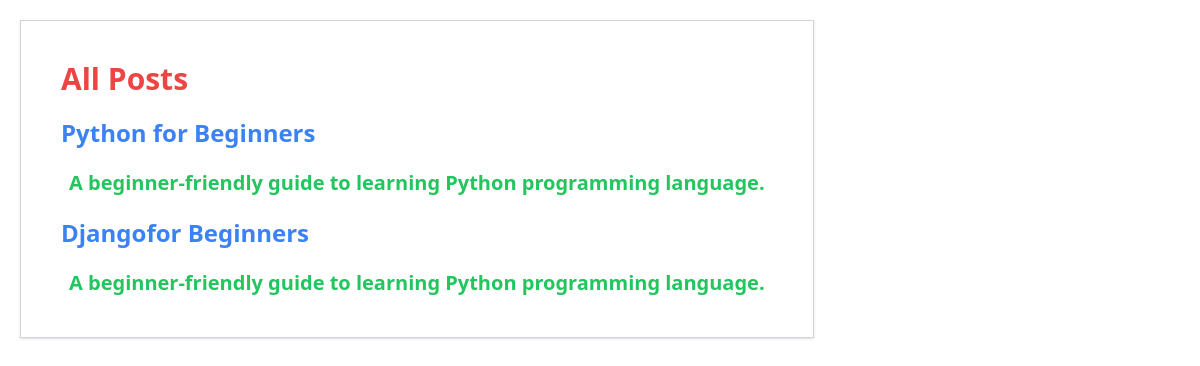
Screenshot of /blog/ with the database file from the repository.
### Blog/models.py (models this page shows, shortened)
class Post(models.Model):
    title = models.CharField(max_length=100)
    content = models.TextField()
    pub_date = models.DateTimeField(auto_now_add=True)

### Blog/views.py (the view)
# urls.py: path('', post_list, name='post_list'),
def post_list(request):
    posts = Post.objects.all()
    """
    posts=[
     {'title': 'Python for Beginners',
      'content': 'A beginner-friendly guide to learning Python programming language.',
       'pub_date': '2021-01-01'},
       {'title': 'Python Cookbook',
        'content': 'A collection of Python recipes for solving common problems.',
        'pub_date': '2022-02-15'},
        {'title': 'Python Data Science Handbook',
         'content': 'A comprehensive guide to data science with Python.',
         'pub_date': '2020-03-28'}

       ]"""
    return render(request, 'post_list.html', {'posts': posts})

### Blog/templates/post_list.html (shortened to what this page needs)
<!DOCTYPE html>
<html lang="en">
<head>
    <script src="https://cdn.tailwindcss.com"></script>
</head>
<body>
    <div class="space-y-5 m-5 py-10 px-10 transition duration-150 hover:rotate-90 hover:translate-x-96 ease-in-out border border-gray-300 w-max shadow hover:bg-red-200/20 hover:border-red-700 hover:border-2">
        <h1 class="text-red-500 text-3xl font-bold">All Posts</h1>
        {% for post in posts %}
        <h2 class="text-blue-500 font-bold text-2xl ">{{ post.title }}</h2>
        <p class="text-green-500 font-semibold text-xl px-2">{{ post.content }}</p>
        {% endfor %}
    </div>
</body>
</html>

### rows the page displays
Post: title "Python for Beginners", content "A beginner-friendly guide to learning Python programming language."
Post: title "Djangofor Beginners", content "A beginner-friendly guide to learning Python programming language."
